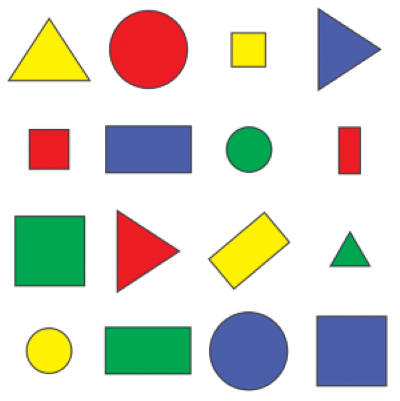
#> input picture Resources 1/shapes.png, 400 x 401 px, found by its file name
$ python 'Chapter8(2).py'
#> lines starting #> are read from the running program, lines starting #| are printed output that depends on the picture; after the words box and inside, x2 and y2 are one past the last pixel; in counts of white or black regions, pixels touching at a corner belong together
import cv2
import numpy as np

def getContours(img):
    contours, hierarchy = cv2.findContours(img, cv2.RETR_EXTERNAL, cv2.CHAIN_APPROX_NONE)
    for cnt in contours:
        area = cv2.contourArea(cnt)
        print(area)
        if area > 50 :
            cv2.drawContours(imgContour, cnt, -1,(255,0,0),2) #-1 because we want all cnt to print 2 is thickness
            peri = cv2.arcLength(cnt, True)     # True because it is close
            # print(peri)
            approx = cv2.approxPolyDP(cnt, 0.02*peri, True)  #finds no of coutour/vertex
            print(len(approx))
            objCorner = len(approx)
            x,y,w,h = cv2.boundingRect(approx)
            if objCorner == 3:
                objectType = "Tri"
            else:
                objectType = "None"

            cv2.rectangle(imgContour, (x,y),(x+w, y+h),(0,0,255),1)
            cv2.putText(imgContour, objectType, (x+(w//2)-10, y+(h//2)-10), cv2.FONT_HERSHEY_COMPLEX, 0.5, (0,0,0), 2)

path = "X:\OpenCV\OpenCVpython\Resources 1\shapes.png"
img = cv2.imread(path)
#> img is the input picture: shape (401, 400, 3); mean B, G, R 205.1, 214.2, 214.2
imgContour = img.copy()
imgGray = cv2.cvtColor(img, cv2.COLOR_BGR2GRAY)
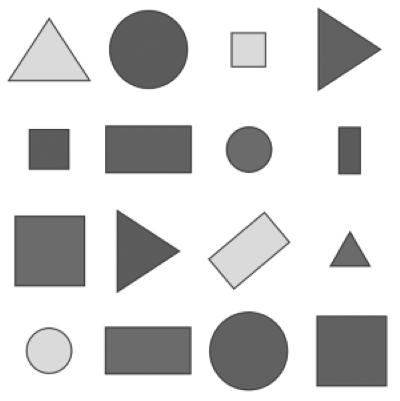
#> imgGray: shape (401, 400); min 59, max 255, mean 213.2
imgBlur = cv2.GaussianBlur(imgGray,(7,7),1)
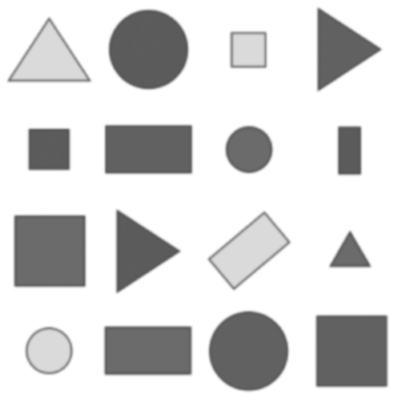
#> imgBlur: shape (401, 400); min 86, max 255, mean 213.2
imgCanny = cv2.Canny(imgBlur, 50, 50)
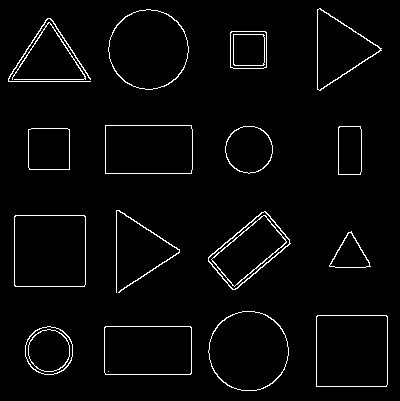
#> imgCanny: shape (401, 400); 2.9% white in thin lines or dots

cv2.imshow("Original", img)
cv2.imshow("Gray", imgGray)
cv2.imshow("Blur", imgBlur)
cv2.imshow("Canny", imgCanny)

getContours(imgCanny)
#> in getContours, `contours, hierarchy = cv2.findContours(img, cv2.RETR_EXTERNAL, cv2.CHA..`: contours = 17 contours; largest, box (x1, y1, x2, y2) and area: (316, 315, 388, 387) 5038, (14, 215, 86, 287) 5038, (208, 311, 289, 391) 4975, (108, 9, 189, 90) 4960, (104, 326, 192, 375) 4173
#> the loop in getContours, `for cnt in contours:` made 17 passes
#> (area, peri, approx, objCorner, x, y, w, h) on passes 1, 3, 5, 6, 7, 9, 10, 12: (4173, 267.7, [[104, 327], [105, 374], [191, 373], [190, 326]], 4, 104, 326, 88, 49), (5038.5, 282.2, [[317, 315], [316, 386], [386, 386], [387, 316]], 4, 316, 315, 72, 72), (808.5, 130, [[351, 231], [329, 266], [370, 266]], 3, 329, 231, 42, 36), (5038, 281.7, [[15, 215], [14, 285], [84, 286], [85, 216]], 4, 14, 215, 72, 72), (3191.5, 237.4, [[265, 211], [208, 257], [232, 289], [290, 243]], 4, 208, 211, 83, 79), (1675.5, 162.2, [[28, 129], [29, 169], [69, 169], [69, 129]], 4, 28, 129, 42, 41), (1098.5, 140.2, [[339, 126], [338, 174], [360, 174], [360, 126]], 4, 338, 126, 23, 49), (4169, 268.8, [[105, 125], [105, 173], [191, 173], [191, 125]], 4, 105, 125, 87, 49)
#> (area, peri, objCorner, x, y, w, h, objectType) on passes 2, 4, 8, 11, 14, 15: (1796, 158.4, 8, 25, 326, 48, 49, 'None'), (4975, 264.1, 8, 209, 311, 79, 80, 'None'), (80.5, 481.7, 6, 116, 210, 64, 83, 'None'), (1738, 156.4, 8, 226, 126, 46, 47, 'None'), (53.5, 430.7, 6, 12, 22, 74, 58, 'None'), (79.5, 481.7, 6, 8, 18, 83, 64, 'None')
#> (printed output is left out)
#> after the loop in getContours, `for cnt in contours:`:
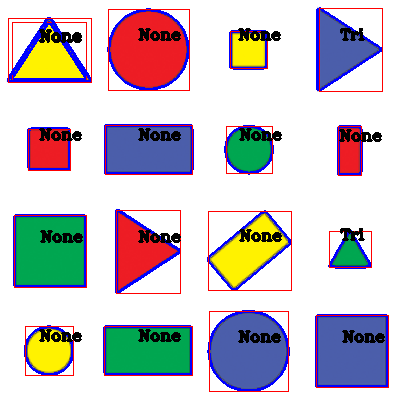
#> imgContour: shape (401, 400, 3); 10.6% of pixels changed, all inside (x1, y1, x2, y2) = (7, 7, 389, 392)
cv2.imshow("Contour", imgContour)

cv2.waitKey(0)
